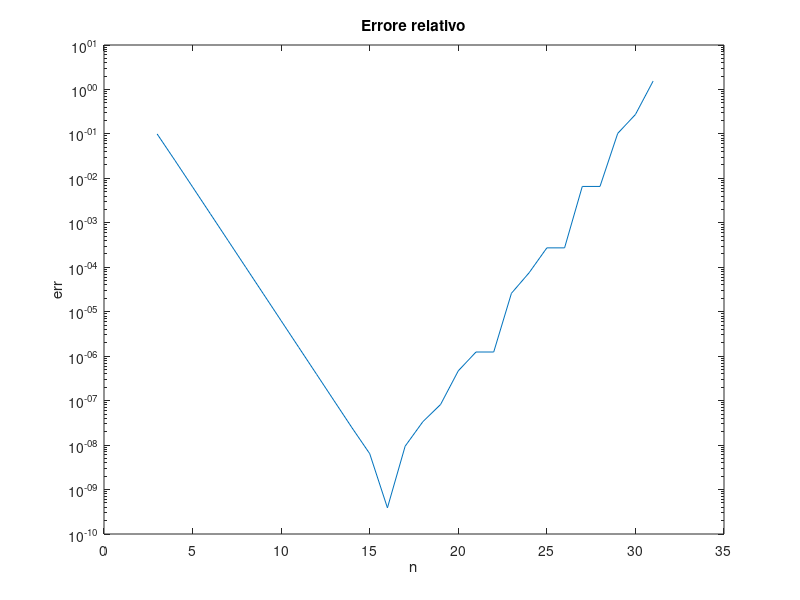

Here is the MATLAB script that generated this plot: (Note: this script raises an error after producing the figure.)
%% TUTORAGGIO NUMERO 1
clear
close all

% Problema 1

r = 1i^1i;

% Problema 2

x = 1.e-15;
y = ((1 + x) -1)/x;

% Problema 3

n_max = 100;
n = 0 ; 
my_eps = 0.5; 
eps_1 = my_eps+1;
while (eps_1 > 1 && n < n_max)
	n = n+1;
	my_eps = 0.5*my_eps;
	eps_1 = my_eps+1;
end


% Problema 4

a = 10;
b = 2;
n = 1 + floor(log(a)/log(b));
q = a;
a_vec = zeros(1,n);

for i = n:-1:1
% a_vec(n-i+1) = mod(q, b);
a_vec(n-i+1) = q - b.*floor(q/b);
q = floor(q/b);
end

% Problema 5

z_n = 2;
n_it = 30;
err_rel = zeros(1, n_it);
n_vec = 2:n_it+1;

for n = 2:n_it
    z_np = 2^(n-1/2)*sqrt(1 - sqrt(1 - 4^(1-n)*z_n^2));
    z_n = z_np;
    err_rel(n) = abs(pi - z_n)/pi;
end

semilogy(n_vec, err_rel)
title('Errore relativo')
xlabel('n')
ylabel('err')

% Problema 6

n_it_1 = 1000;
pi_vec = zeros(1, n_it_1);
err_rel_1 = zeros(1, n_it_1);
n_vec = 2:n_it_1+1;

for n = 2:n_it_1
    pi_vec(n) = pi_montecarlo(n); 
    err_rel_1(n) = abs(pi - pi_vec(n))/pi;
end

figure()
semilogy(n_vec, err_rel_1)
title('Errore relativo')
xlabel('n')
ylabel('err')


% Problema 7

L=2*eye(10)-3*diag(ones(8,1),-2);
U=2*eye(10)-3*diag(ones(8,1),2);
r=1:10; 
r(3)=7;  
r(7)=3; 
Lr=L(r,:);
c=1:10;
c(8)=4;
c(4)=8;
Lc=L(:,c);

function my_pi = pi_montecarlo(n)
	x = rand(n,1);
	y = rand(n,1);
	z = x.^2+y.^2;
	v = (z <= 1);
	m=sum(v);
	my_pi=4*m/n; 
end


